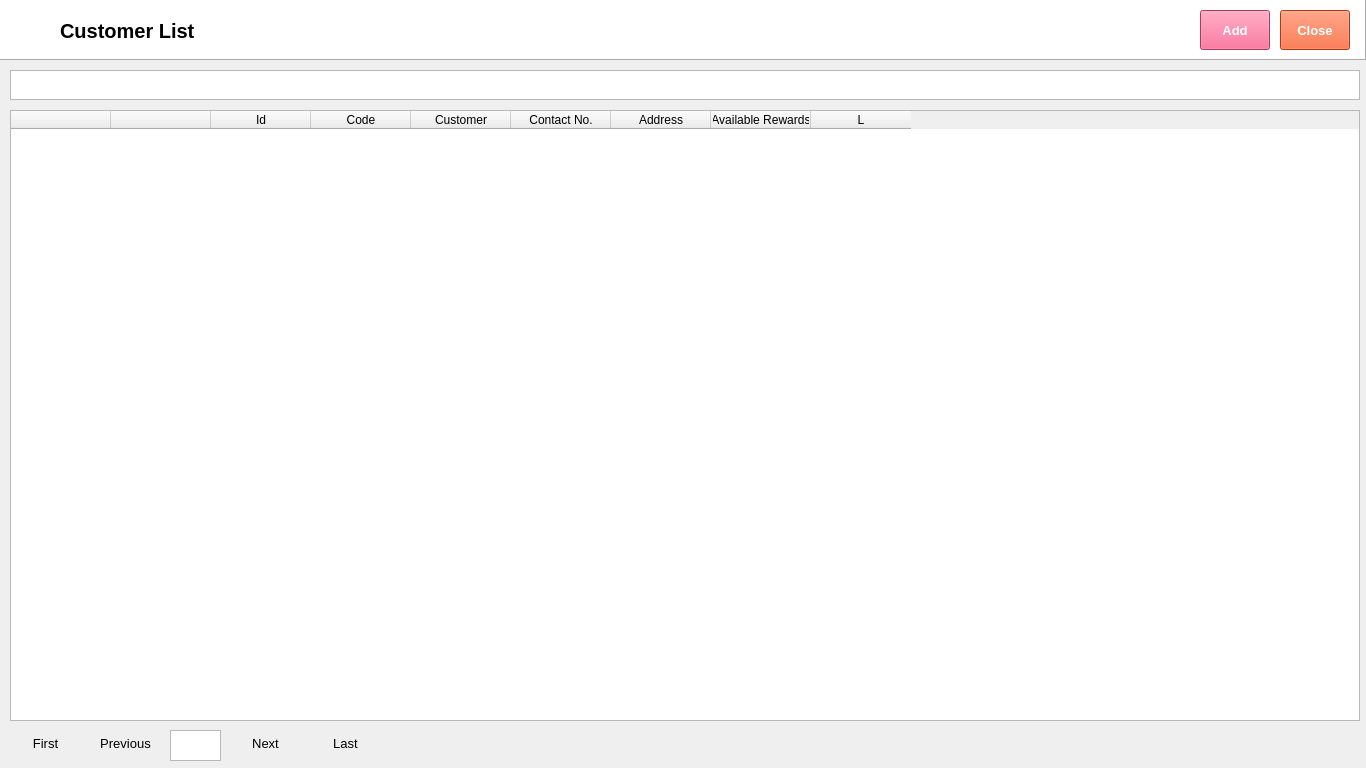
<?xml version="1.0" encoding="UTF-8"?>
<ui version="4.0">
 <class>Form</class>
 <widget class="QWidget" name="Form">
  <property name="geometry">
   <rect>
    <x>0</x>
    <y>0</y>
    <width>1366</width>
    <height>768</height>
   </rect>
  </property>
  <property name="font">
   <font>
    <family>Segoe UI</family>
    <pointsize>9</pointsize>
   </font>
  </property>
  <property name="windowTitle">
   <string>Form</string>
  </property>
  <widget class="QFrame" name="frame">
   <property name="geometry">
    <rect>
     <x>0</x>
     <y>0</y>
     <width>1366</width>
     <height>60</height>
    </rect>
   </property>
   <property name="autoFillBackground">
    <bool>false</bool>
   </property>
   <property name="styleSheet">
    <string notr="true">background-color: rgb(255, 255, 255);</string>
   </property>
   <property name="frameShape">
    <enum>QFrame::Panel</enum>
   </property>
   <property name="frameShadow">
    <enum>QFrame::Raised</enum>
   </property>
   <widget class="QLabel" name="label">
    <property name="geometry">
     <rect>
      <x>10</x>
      <y>10</y>
      <width>38</width>
      <height>32</height>
     </rect>
    </property>
    <property name="text">
     <string/>
    </property>
    <property name="pixmap">
     <pixmap>../../Documents/GitHub/python-pos/img/Customer.png</pixmap>
    </property>
    <property name="scaledContents">
     <bool>true</bool>
    </property>
   </widget>
   <widget class="QLabel" name="label_2">
    <property name="geometry">
     <rect>
      <x>60</x>
      <y>10</y>
      <width>161</width>
      <height>41</height>
     </rect>
    </property>
    <property name="font">
     <font>
      <family>Segoe UI</family>
      <pointsize>15</pointsize>
      <weight>75</weight>
      <bold>true</bold>
     </font>
    </property>
    <property name="text">
     <string>Customer List</string>
    </property>
    <property name="textFormat">
     <enum>Qt::PlainText</enum>
    </property>
   </widget>
   <widget class="QPushButton" name="pushButtonAdd">
    <property name="geometry">
     <rect>
      <x>1200</x>
      <y>10</y>
      <width>70</width>
      <height>40</height>
     </rect>
    </property>
    <property name="font">
     <font>
      <family>Segoe UI</family>
      <pointsize>10</pointsize>
      <weight>75</weight>
      <bold>true</bold>
     </font>
    </property>
    <property name="autoFillBackground">
     <bool>false</bool>
    </property>
    <property name="styleSheet">
     <string notr="true">background-color: rgb(240, 80, 128);
color: rgb(255, 255, 255);</string>
    </property>
    <property name="text">
     <string>Add</string>
    </property>
   </widget>
   <widget class="QPushButton" name="pushButtonClose">
    <property name="geometry">
     <rect>
      <x>1280</x>
      <y>10</y>
      <width>70</width>
      <height>40</height>
     </rect>
    </property>
    <property name="font">
     <font>
      <family>Segoe UI</family>
      <pointsize>10</pointsize>
      <weight>75</weight>
      <bold>true</bold>
     </font>
    </property>
    <property name="styleSheet">
     <string notr="true">background-color: rgb(243, 79, 28);
color: rgb(255, 255, 255);</string>
    </property>
    <property name="text">
     <string>Close</string>
    </property>
    <property name="flat">
     <bool>false</bool>
    </property>
   </widget>
  </widget>
  <widget class="QTableWidget" name="tableWidgetCustomer">
   <property name="geometry">
    <rect>
     <x>10</x>
     <y>110</y>
     <width>1350</width>
     <height>611</height>
    </rect>
   </property>
   <column>
    <property name="text">
     <string/>
    </property>
   </column>
   <column>
    <property name="text">
     <string/>
    </property>
   </column>
   <column>
    <property name="text">
     <string>Id</string>
    </property>
   </column>
   <column>
    <property name="text">
     <string>Code</string>
    </property>
   </column>
   <column>
    <property name="text">
     <string>Customer</string>
    </property>
   </column>
   <column>
    <property name="text">
     <string>Contact No.</string>
    </property>
   </column>
   <column>
    <property name="text">
     <string>Address</string>
    </property>
   </column>
   <column>
    <property name="text">
     <string>Available Rewards</string>
    </property>
   </column>
   <column>
    <property name="text">
     <string>L</string>
    </property>
   </column>
  </widget>
  <widget class="QTextEdit" name="textEditCustomerFilter">
   <property name="geometry">
    <rect>
     <x>10</x>
     <y>70</y>
     <width>1350</width>
     <height>30</height>
    </rect>
   </property>
  </widget>
  <widget class="QPushButton" name="pushButtonFirst">
   <property name="geometry">
    <rect>
     <x>10</x>
     <y>725</y>
     <width>71</width>
     <height>37</height>
    </rect>
   </property>
   <property name="font">
    <font>
     <family>Segoe UI</family>
     <pointsize>10</pointsize>
    </font>
   </property>
   <property name="styleSheet">
    <string notr="true">color: rgb(0, 0, 0);</string>
   </property>
   <property name="text">
    <string>First</string>
   </property>
   <property name="flat">
    <bool>true</bool>
   </property>
  </widget>
  <widget class="QPushButton" name="pushButtonPrevious">
   <property name="geometry">
    <rect>
     <x>90</x>
     <y>725</y>
     <width>71</width>
     <height>37</height>
    </rect>
   </property>
   <property name="font">
    <font>
     <family>Segoe UI</family>
     <pointsize>10</pointsize>
    </font>
   </property>
   <property name="styleSheet">
    <string notr="true">color: rgb(0, 0, 0);</string>
   </property>
   <property name="text">
    <string>Previous</string>
   </property>
   <property name="flat">
    <bool>true</bool>
   </property>
  </widget>
  <widget class="QPushButton" name="pushButtonNext">
   <property name="geometry">
    <rect>
     <x>230</x>
     <y>725</y>
     <width>71</width>
     <height>37</height>
    </rect>
   </property>
   <property name="font">
    <font>
     <family>Segoe UI</family>
     <pointsize>10</pointsize>
    </font>
   </property>
   <property name="styleSheet">
    <string notr="true">color: rgb(0, 0, 0);</string>
   </property>
   <property name="text">
    <string>Next</string>
   </property>
   <property name="flat">
    <bool>true</bool>
   </property>
  </widget>
  <widget class="QPushButton" name="pushButtonLast">
   <property name="geometry">
    <rect>
     <x>310</x>
     <y>725</y>
     <width>71</width>
     <height>37</height>
    </rect>
   </property>
   <property name="font">
    <font>
     <family>Segoe UI</family>
     <pointsize>10</pointsize>
    </font>
   </property>
   <property name="styleSheet">
    <string notr="true">color: rgb(0, 0, 0);</string>
   </property>
   <property name="text">
    <string>Last</string>
   </property>
   <property name="flat">
    <bool>true</bool>
   </property>
  </widget>
  <widget class="QTextEdit" name="textEditPageNumber">
   <property name="geometry">
    <rect>
     <x>170</x>
     <y>730</y>
     <width>51</width>
     <height>31</height>
    </rect>
   </property>
   <property name="font">
    <font>
     <family>Segoe UI</family>
     <pointsize>10</pointsize>
    </font>
   </property>
   <property name="styleSheet">
    <string notr="true">color: rgb(0, 0, 0);</string>
   </property>
   <property name="readOnly">
    <bool>true</bool>
   </property>
  </widget>
 </widget>
 <resources/>
 <connections/>
</ui>
